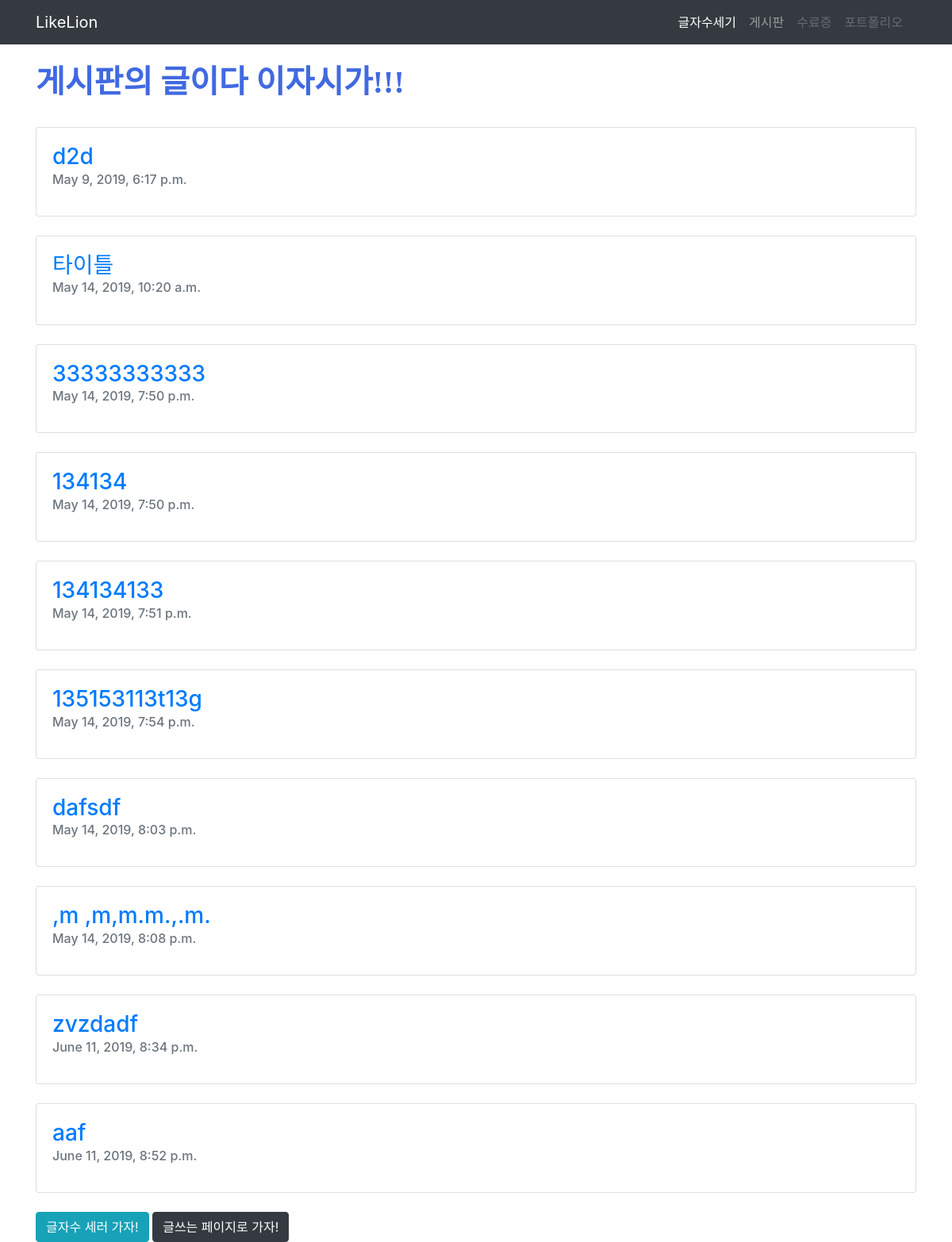
/check/, run on the app's committed database.
### board/models.py (models this page shows, shortened)
class Board(models.Model):
    title=models.CharField(max_length=200)
    pub_date=models.DateTimeField('date published')
    body=models.TextField()

### board/views.py (the view)
# urls.py: path('check/', board.views.check,name='check'),
def check(request):
    boards=Board.objects
    return render(request,'check.html',{'boards':boards})

### board/templates/check.html (shortened to what this page needs)
{% extends 'base.html' %}
{% block content %}
    <br>
    <h1 style="color:royalblue;font-family:'돋움';font-weight:bold;">게시판의 글이다 이자시가!!!</h1>
    <br>
    {% for i in boards.all %}
        <div class="card">
            <div class="card-body">
                <h3 calss="card-title"><a href="{% url 'detail' i.id %}">{{ i.title }}</a></h3>
                <h6 class="card-subtitle mb-2 text-muted">{{ i.pub_date }}</h6>
            </div>
        </div>
        <br>
    {% endfor %}
    <a href="{% url 'home' %}"><button type="button" class="btn btn-info">글자수 세러 가자!</button></a>
    <a href="{% url 'write' %}"><button type="button" class="btn btn-dark">글쓰는 페이지로 가자!</button></a>
{% endblock %}

### boardmaking/templates/base.html (shortened to what this page needs)
<!DOCTYPE html>
<html lang="en">
<head>
    <link rel="stylesheet" href="https://stackpath.bootstrapcdn.com/bootstrap/4.3.1/css/bootstrap.min.css">
</head>
<body>
        <nav class="navbar navbar-expand-lg navbar-dark bg-dark">
                <div class="container">
                    <a class="navbar-brand" href="{% url 'home' %}">LikeLion</a>
                    <div class="collapse navbar-collapse" id="navbarNavAltMarkup">
                      <div class="navbar-nav ml-auto">
                        <a class="nav-item nav-link active" href="{% url 'home' %}">글자수세기</a>
                        <a class="nav-item nav-link" href="{% url 'check' %}">게시판</a>
                        <a class="nav-item nav-link disabled" href="#">수료증</a>
                        <a class="nav-item nav-link disabled" href="#">포트폴리오</a>&nbsp;&nbsp;
                      </div>
                    </div>
                  </div>
              </nav>
            <div class="container">
                {% block content %}
                {% endblock %}
            </div>
</body>
</html>

### data on the page
Board: title "d2d", pub_date "May 9, 2019, 6:17 p.m."
Board: title "타이틀", pub_date "May 14, 2019, 10:20 a.m."
Board: title "33333333333", pub_date "May 14, 2019, 7:50 p.m."
Board: title "134134", pub_date "May 14, 2019, 7:50 p.m."
Board: title "134134133", pub_date "May 14, 2019, 7:51 p.m."
Board: title "135153113t13g", pub_date "May 14, 2019, 7:54 p.m."
Board: title "dafsdf", pub_date "May 14, 2019, 8:03 p.m."
Board: title ",m ,m,m.m.,.m.", pub_date "May 14, 2019, 8:08 p.m."
Board: title "zvzdadf", pub_date "June 11, 2019, 8:34 p.m."
Board: title "aaf", pub_date "June 11, 2019, 8:52 p.m."
